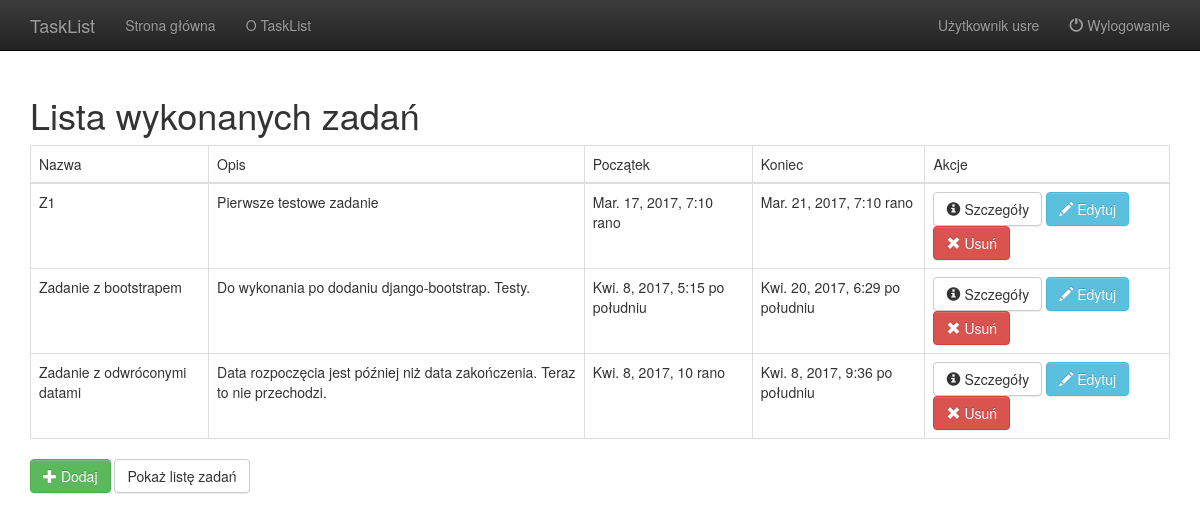
Page /tasks/done/ (signed in) on the committed database.
### TaskList/models.py (models this page shows, shortened)
class Task(models.Model):
    user = models.ForeignKey(User)
    name = models.CharField(max_length=256)
    description = models.TextField(max_length=4000)
    start = models.DateTimeField(default=datetime.now)
    end = models.DateTimeField(default=datetime.now)
    done = models.BooleanField(default=False)

### TaskList/list_views.py (the view)
# urls.py: url(r'^tasks/done/$', list_views.TaskListFilteredByFlagDone.as_view(done=True), name='task_list_done'),
@method_decorator(login_required, 'dispatch')
class TaskListFilteredByFlagDone(ListView):
    done = True
    allow_empty = True
    template_name = "TaskList/task_list_filt.html"
    def get_queryset(self):
        return Task.objects.filter(user=self.request.user.pk, done=self.done)
    def get_context_data(self, **kwargs):
        context = super(TaskListFilteredByFlagDone, self).get_context_data(**kwargs)
        context['user'] = self.request.user
        return context

### TaskList/AuthenticationBackend.py (called while the page is built)
    def get_user(self, user_id):
        try:
            return User.objects.get(pk=user_id)
        except User.DoesNotExist:
            return None

### TaskList/templates/TaskList/task_list_filt.html (shortened to what this page needs)
{% extends "layout.html" %}
{% block content %}
	{% if view.done %}
	<h1>Lista wykonanych zadań</h1>
	{% else %}
	<h1>Lista zadań do zrobienia</h1>
	{% endif %}
	<table class="table table-bordered">
		<thead>
		<tr>
			<td>Nazwa</td><td>Opis</td><td>Początek</td><td>Koniec</td><td>Akcje</td>
		</tr>
		</thead>
		<tbody>
		{% for task in object_list %}
		<tr>
			<td>{{task.name}}</td><td>{{task.description}}</td><td>{{task.start}}</td><td>{{task.end}}</td>
			<td>
				<a class="btn btn-default" href="{% url 'task_details' task.id %}">
					<span class="glyphicon glyphicon-info-sign"></span>
					Szczegóły
				</a>
				<a class="btn btn-info" href="{% url 'task_edit' task.id %}">
					<span class="glyphicon glyphicon-pencil"></span>
					Edytuj
				</a>
				<a class="btn btn-danger" href="{% url 'task_delete' task.id %}">
					<span class="glyphicon glyphicon-remove"></span> Usuń
				</a>
			</td>
		</tr>
		{% empty %}
		<tr>
            Brak zadań {% if view.done %}wykonanych.{% else %}do wykonania.{% endif %}
		</tr>
		{% endfor %}
		</tbody>
	</table>
	<a class="btn btn-success" href="{% url 'task_new' %}"><span class="glyphicon glyphicon-plus"></span> Dodaj</a>
	<a class="btn btn-default" href="{% url 'task_list' %}">Pokaż listę zadań</a>
{% endblock %}

### TaskList/templates/layout.html (shortened to what this page needs)
<!DOCTYPE html>
<html>
<head>
    {% load staticfiles %}
    <link rel="stylesheet" href="{% static 'css/bootstrap-theme.min.css' %}" />
    <link rel="stylesheet" href="{% static 'css/bootstrap.min.css' %}" />
</head>
<body>
<nav class="navbar navbar-inverse navbar-fixed-top">
    <div class="container">
        <div class="navbar-header">
            {% if user.is_authenticated %}
            <a class="navbar-brand" href="/tasks">TaskList</a>
            {% else %}
            <a class="navbar-brand" href="/">TaskList</a>
            {% endif %}
        </div>
        <div id="navbar" class="collapse navbar-collapse">
            <ul class="nav navbar-nav">
                <li class="{% if active == 'tasks' or active == 'home' %}active{% endif %}">
                    {% if user.is_authenticated %}
                    <a href="/tasks">Strona główna</a>
                    {% else %}
                    <a href="/">Strona główna</a>
                    {% endif %}
                </li>
                <li class="{% if active == 'about' %}active{% endif %}">
                    <a href="/about">O TaskList</a>
                </li>
            </ul>
            {% if user.is_authenticated %}
            <ul class="nav navbar-nav navbar-right">
                <li class="{% if active == 'user' %}active{% endif %}"><a href="/user">Użytkownik {{user}}</a></li>
                <li><a href="/logout"><span class="glyphicon glyphicon-off"></span>&nbsp;Wylogowanie</a></li>
            </ul>
            {% endif %}
        </div>
    </div>
</nav>
<div class="container">
    {% block content %}
    {% endblock content %}
</div>
</body>
</html>

### TaskList/templates/layout.html (style rules this page uses)
body { padding-top: 75px; }

### rows in the picture
Task: name "Z1", description "Pierwsze testowe zadanie", start "Mar. 17, 2017, 7:10 rano", end "Mar. 21, 2017, 7:10 rano"
Task: name "Zadanie z bootstrapem", description "Do wykonania po dodaniu django-bootstrap. Testy.", start "Kwi. 8, 2017, 5:15 po południu", end "Kwi. 20, 2017, 6:29 po południu"
Task: name "Zadanie z odwróconymi datami", description "Data rozpoczęcia jest później niż data zakończenia. Teraz to nie przechodzi.", start "Kwi. 8, 2017, 10 rano", end "Kwi. 8, 2017, 9:36 po południu"

### other values in the picture
{{ user }} "usre"
